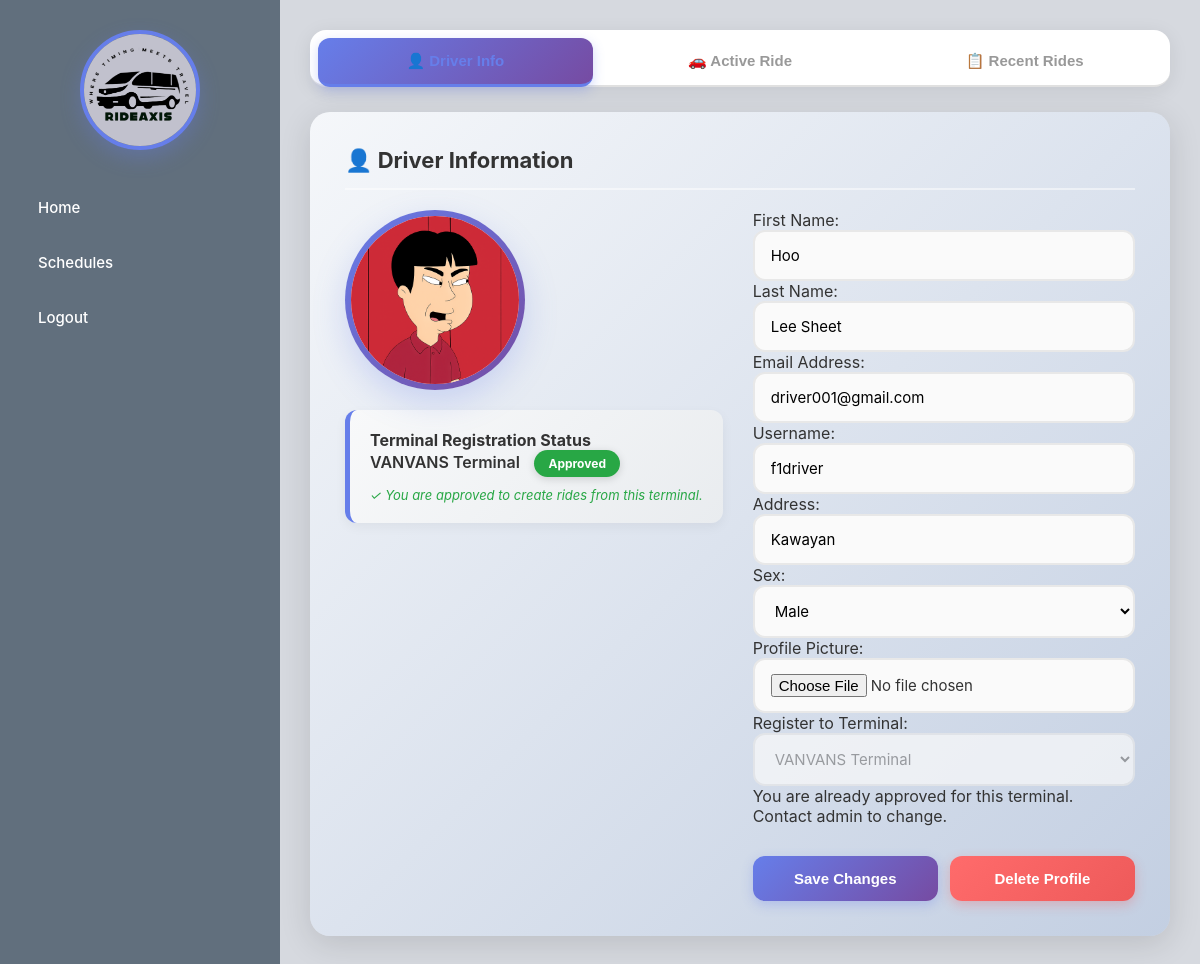
Screenshot of /profile/ (signed in) with the database file from the repository.
### myapp/models.py (models this page shows, shortened)
class Driver(AbstractBaseUser, PermissionsMixin):
    username = models.CharField(max_length=150, unique=True)
    email = models.EmailField(unique=True)
    first_name = models.CharField(max_length=30, blank=True, null=True)
    last_name = models.CharField(max_length=30, blank=True, null=True)
    address = models.CharField(max_length=255, blank=True, null=True)
    date_joined = models.DateTimeField(default=timezone.now)
    sex = models.CharField(
        max_length=10,
        choices=[('Male', 'Male'), ('Female', 'Female')],
        blank=True,
        null=True
    )
    profile_picture = models.ImageField(
        upload_to='profile_pictures/',
        default='profile_pictures/default.png',
        blank=True,
        null=True
    )
    assigned_terminal = models.ForeignKey(
        'Terminal',
        on_delete=models.SET_NULL,
        blank=True,
        null=True,
        related_name='drivers',
        help_text="Terminal this driver wants to be assigned to"
    )
    terminal_status = models.CharField(
        max_length=20,
        choices=APPROVAL_STATUS,
        default='pending',
        help_text="Approval status for terminal assignment"
    )
    terminal_rejection_reason = models.TextField(
        blank=True,
        null=True,
        help_text="Reason for rejection (if rejected)"
    )
    is_active = models.BooleanField(default=True)
    is_staff = models.BooleanField(default=False)
    objects = DriverManager()
    USERNAME_FIELD = 'username'
    REQUIRED_FIELDS = ['email']
    def is_terminal_approved(self):
        return self.assigned_terminal and self.terminal_status == 'approved'
    def get_terminal_status_display_color(self):
        colors = {
            'pending': '#ffc107',
            'approved': '#28a745',
            'rejected': '#dc3545',
        }
        return colors.get(self.terminal_status, '#6c757d')

class Terminal(models.Model):
    name = models.CharField(max_length=100, unique=True, help_text="Full terminal name")
    code = models.CharField(max_length=50, unique=True, help_text="Short code (e.g., NAVAL)")
    address = models.TextField(blank=True, null=True)
    phone_number = models.CharField(max_length=15, blank=True, null=True)
    is_active = models.BooleanField(default=True)
    created_at = models.DateTimeField(auto_now_add=True)
    class Meta:
        ordering = ['name']
        verbose_name = "Terminal"
        verbose_name_plural = "Terminals"
    def __str__(self):
        return self.name

### myapp/views.py (the view, shortened to what this page needs)
# urls.py: path('profile/', views.profile, name='profile'),
@login_required
def profile(request):
    driver = request.user
    assigned_ride = Ride.objects.filter(
        assigned_driver=driver,
        status='scheduled'
    ).first()
    active_ride = Ride.objects.filter(
        driver=driver,
        status__in=['waiting', 'departed']
    ).first()
    past_rides = Ride.objects.filter(
        driver=driver,
        status='completed'
    ).order_by('-departure_time')[:3]
    all_scheduled_rides = []
    if driver.assigned_terminal and driver.is_terminal_approved():
        all_scheduled_rides = Ride.objects.filter(
            start_point=driver.assigned_terminal.code,
            status='scheduled'
        ).select_related('assigned_driver').order_by('departure_time')
    form = DriverProfileForm(instance=driver)
    if assigned_ride:
        ride_form = RideForm(instance=assigned_ride)
        for field in ride_form.fields:
            ride_form.fields[field].disabled = True
        seat_classes = assigned_ride.seats.all()
        seat_count = seat_classes.count()
    elif active_ride:
        ride_form = RideForm(instance=active_ride)
        if active_ride.is_admin_created():
            for field in ride_form.fields:
                ride_form.fields[field].disabled = True
        seat_classes = active_ride.seats.all()
        seat_count = seat_classes.count()
    else:
        ride_form = RideForm()
        seat_classes = []
        seat_count = 0
    avg_rating = DriverRating.objects.filter(driver=driver).aggregate(Avg("rating"))["rating__avg"]
    avg_rating = round(avg_rating or 0, 2)
    terminal_info = {
        'assigned_terminal': driver.assigned_terminal,
        'terminal_name': driver.assigned_terminal.name if driver.assigned_terminal else 'None',
        'status': driver.terminal_status,
        'status_display': driver.get_terminal_status_display(),
        'status_color': driver.get_terminal_status_display_color(),
        'rejection_reason': driver.terminal_rejection_reason,
        'is_approved': driver.is_terminal_approved(),
    }
    return render(request, "myapp/profile.html", {
        "driver": driver,
        "form": form,
        "ride_form": ride_form,
        "assigned_ride": assigned_ride,
        "active_ride": active_ride,
        "seat_classes": seat_classes,
        "seat_count": seat_count,
        "past_rides": past_rides,
        "all_scheduled_rides": all_scheduled_rides,
        "average_rating": avg_rating,
        "terminal_info": terminal_info,
    })

### myapp/models.py (called while the page is built)
    def is_admin_created(self):
        return self.created_by_admin is not None

### myapp/templates/myapp/profile.html (shortened to what this page needs)
<!DOCTYPE html>
<html lang="en">
<head>
    {% load static %}
    <link rel="stylesheet" href="{% static 'myapp/css/profile.css' %}">
    <link rel="stylesheet" href="https://unpkg.com/leaflet/dist/leaflet.css" />
    <link rel="stylesheet" href="https://cdnjs.cloudflare.com/ajax/libs/font-awesome/6.7.2/css/all.min.css">
</head>
<body>
    <div class="container">
        <div class="sidebar">
            <div class="profile-img">
                <img src="{% static 'myapp/img/WebApp_Logo.png' %}" alt="Profile Picture">
            </div>
            <ul class="nav">
                <li><a href="{% url 'index' %}">Home</a></li>
                <li><a href="{% url 'terminal_schedules' %}">Schedules</a></li>
                <li><a href="#" onclick="openLogoutModal(event)">Logout</a></li>
            </ul>
        </div>
        <div class="main-content">
            <div class="tab-navigation">
                <button class="tab-btn active" onclick="switchTab('driver-info')">👤 Driver Info</button>
                <button class="tab-btn" onclick="switchTab('active-ride')">🚗 Active Ride</button>
                <button class="tab-btn" onclick="switchTab('recent-rides')">📋 Recent Rides</button>
            </div>
            <div class="tab-container">
                <div id="driver-info" class="tab-content active">
                    <div class="form-box driver-info-card">
                        <div class="card-header-profile">
                            <h3>👤 Driver Information</h3>
                        </div>
                        <div class="profile-flex">
                            <div class="profile-info">
                                <form method="POST" enctype="multipart/form-data">
                                    {{ form.as_p }}
                                    <div class="profile-buttons">
                                        <button type="submit" name="save_profile" class="btn-save">Save Changes</button>
                                        <button type="submit" class="btn-delete">Delete Profile</button>
                                    </div>
                                </form>
                            </div>
                            <div>
                                <div class="profile-img-box">
                                    {% if driver.profile_picture %}
                                        <img src="{{ driver.profile_picture.url }}" alt="Profile Picture">
                                    {% else %}
                                        <img src="{% static 'myapp/img/driver_icon.png' %}" alt="Default Profile Picture">
                                    {% endif %}
                                </div>
                                {% if terminal_info.assigned_terminal %}
                                <div class="terminal-status-box">
                                    <p><strong>Terminal Registration Status</strong></p>
                                    <p>
                                        <span style="font-weight: 600;">{{ terminal_info.terminal_name }}</span>
                                        <span class="status-badge" style="background-color: {{ terminal_info.status_color }};">
                                            {{ terminal_info.status_display }}
                                        </span>
                                    </p>
                                    {% if terminal_info.status == 'pending' %}
                                    <p style="margin: 10px 0 0 0; font-size: 13px; color: #666;">
                                        <em>Your registration is awaiting approval from the terminal administrator.</em>
                                    </p>
                                    {% elif terminal_info.status == 'rejected' %}
                                    <p style="margin: 10px 0 0 0; font-size: 13px; color: #dc3545;">
                                        <strong>Rejection Reason:</strong> {{ terminal_info.rejection_reason }}
                                    </p>
                                    {% elif terminal_info.status == 'approved' %}
                                    <p style="margin: 10px 0 0 0; font-size: 13px; color: #28a745;">
                                        <em>✓ You are approved to create rides from this terminal.</em>
                                    </p>
                                    {% endif %}
                                </div>
                                {% endif %}
                            </div>
                        </div>
                    </div>
                </div>
            </div>
        </div>
    </div>
</body>
</html>

### rows the page displays
Driver: first_name "Hoo", last_name "Lee Sheet", email "driver001@gmail.com", username "f1driver", address "Kawayan", sex "Male", assigned_terminal "VANVANS Terminal", profile_picture (picture), status_display "Approved"
Terminal: terminal_name "VANVANS Terminal"
